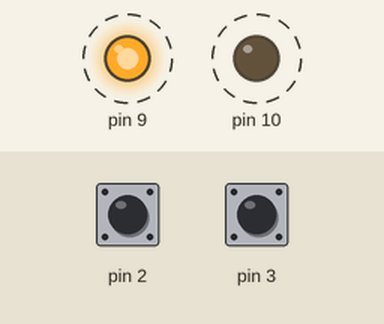
The sketch below on a simulated Arduino Uno, built with avr-gcc and run on an emulated ATmega328P. On the bench: output pins drawn as LEDs (lit = HIGH). Dashed ring = blinking. The inputs (shaded band) are chosen by the test bench; at power-on: pin 2 HIGH, pin 3 HIGH. What the sketch prints to the serial monitor is not drawn.

Above: at 1.2 s.
1.3 s: pin 2 pulled LOW for 0.15 s
4.3 s: pin 3 pulled LOW for 0.15 s
Timing chart, 0 to 13.3 s (numbered marks = the images above; inputs shaded):
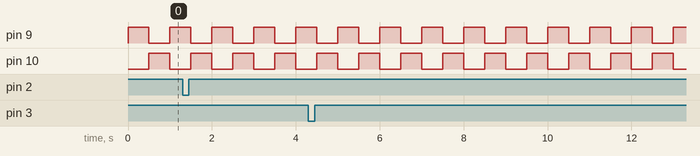

Measured:
- by itself, pin 9, pin 10: alternates HIGH for 0.50 s and LOW for 0.50 s

The sketch:

External_Interrupt.ino
```cpp
void setup() {
  Serial.begin(9600);
  pinMode(2, INPUT_PULLUP);
  pinMode(3, INPUT_PULLUP);
  pinMode(9, OUTPUT);
  pinMode(10, OUTPUT);
  digitalWrite(10,LOW);
  digitalWrite(9,LOW);
  attachInterrupt(digitalPinToInterrupt(2),LimitsensingR,RISING);
  attachInterrupt(digitalPinToInterrupt(3),LimitsensingL,RISING);
}

unsigned int Led_level=200,SW_status=0;


void loop() {
  digitalWrite(9,HIGH);
  digitalWrite(10,LOW);
  delay(500);
  digitalWrite(10,HIGH);
  digitalWrite(9,LOW);
  delay(500);
}

void LimitsensingR()
{
  if (SW_status!=1)
    Serial.println("Right");
  SW_status=1;
}

void LimitsensingL()
{
  if(SW_status!=2)
    Serial.println("Left");
  SW_status=2;
}
```
